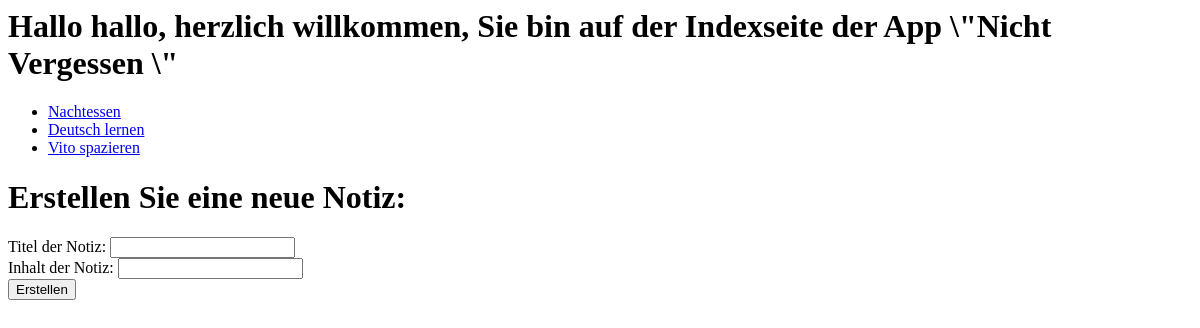
Page /notes/ on the earlier database version.
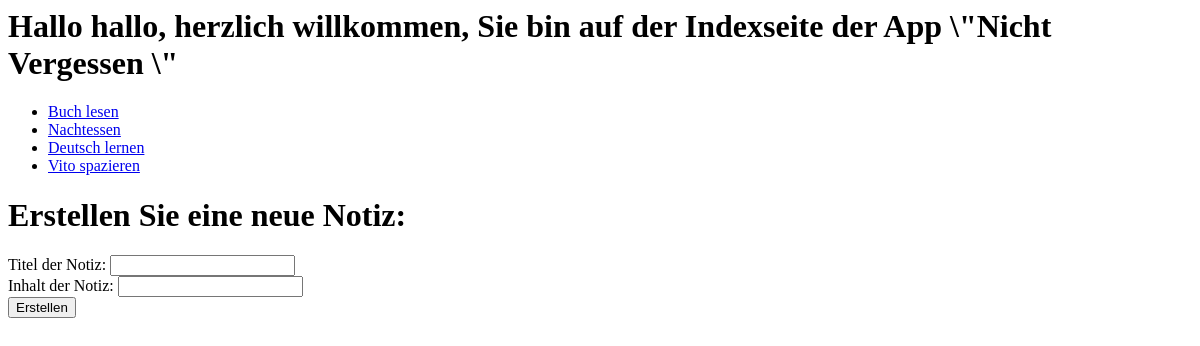
Same page on the later database version.
### notes/models.py (models this page shows, shortened)
class Note(models.Model):
    note_title = models.CharField(max_length=20)
    note_content = models.CharField(max_length=200)
    note_last_updated_time = models.DateTimeField('Last time updated')

### notes/views.py (the view)
# urls.py: path('notes/', include('notes.urls')),
def notes(request):
    try:
        notes_list = Note.objects.order_by('-note_last_updated_time')
        return render(request, 'notes/notes.html', {'notes_list': notes_list})
    except Note.DoesNotExist:
        raise Http404('Es gibt keine Notiz mit dieser Nummer')

### notes/templates/notes/notes.html (shortened to what this page needs)
<h1>Hallo hallo, herzlich willkommen, Sie bin auf der Indexseite der App \"Nicht Vergessen \"</h1>
{% if notes_list %}
    <ul>
    {% for note in notes_list %}
        <li><a href="{% url 'notes:note_details' note.id %}">{{ note.note_title }}</a></li>
    {% endfor %}
    </ul>
{% else %}
    <p>Keine Hotiz.</p>
{% endif %}
<h1>Erstellen Sie eine neue Notiz:</h1>
<form action="{% url 'notes:note_create' %}" method="post">
    <label>Titel der Notiz: </label>
    <input type="text" name="note_title">
    <br>
    <label>Inhalt der Notiz: </label>
    <input type="text" name="note_content">
    <br>
    <input type="submit" value="Erstellen">
</form>

Differences in the rows shown:
added Note: note_title "Buch lesen"
